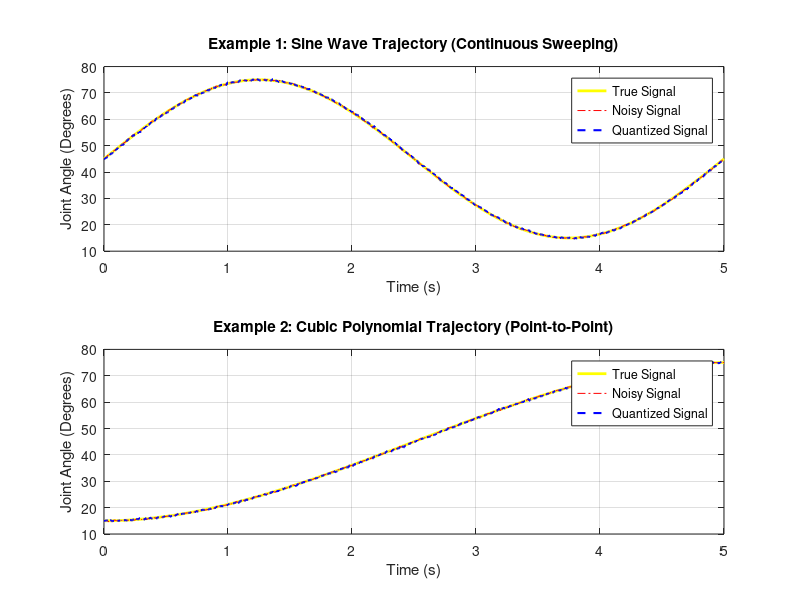

Reproduce this figure in MATLAB. (Note: this script raises an error after producing the figure.)
% =========================================================================
% Mini-Project 2: Robot Model, Workspace and Drive Feasibility
% File Name: MP2.m
% Mohammed Qasim Ghareeb
% ID/481017316
% S/11
% =========================================================================
clc; clear; close all;

%% 1. Student-Specific Data & Common Parameters
S = 11; % Student parameter

% Common Robot Data
L1 = 0.45; % m
L2 = 0.35; % m
G = 50;    % Gearbox ratio

% Encoder parameters
Nc = 4096; % decoded counts/rev

% Specific data based on S
rng_seed = 2200 + 31*S;
theta_s_deg = 20 + S;
tx = 0.30 + 0.002*S;
ty = 0.12 - 0.001*S;
q1_verify_deg = 25 + S;
q2_verify_deg = 35 + 0.5*S;
sigma_q_deg = 0.10 + 0.005*S;

% Convert to radians for computation
theta_s = deg2rad(theta_s_deg);
q1_verify = deg2rad(q1_verify_deg);
q2_verify = deg2rad(q2_verify_deg);
sigma_q = deg2rad(sigma_q_deg);

%% 2. Encoder Resolution and Quantization Bounds
% Motor-side and joint-side resolution
dTheta_m_rad = (2*pi) / Nc;
dTheta_m_deg = 360 / Nc;

dq_rad = dTheta_m_rad / G;
dq_deg = dTheta_m_deg / G;

disp('===============================================================');
disp('                    ENCODER RESOLUTION                         ');
disp('===============================================================');
fprintf('Motor-side resolution: %.6f rad/count (%.4f deg/count)\n', dTheta_m_rad, dTheta_m_deg);
fprintf('Joint-side resolution: %.6f rad/count (%.4f deg/count)\n', dq_rad, dq_deg);
fprintf('Max quantization error bound: +/- %.6f rad\n\n', dq_rad/2);

%% 3. Smooth Signal, Noise, and Quantization (Sine vs Polynomial)
rng(rng_seed); % Set random seed based on S for reproducibility
t = linspace(0, 5, 500); % Time from 0 to 5 s

% ==========================================
% Example 1: Sine Wave Trajectory (Continuous Sweep)
% ==========================================
q_sine_true = deg2rad(45) + deg2rad(30) * sin(2*pi*0.2*t);
q_sine_noisy = q_sine_true + sigma_q * randn(size(q_sine_true)); % Add noise[cite: 1]
q_sine_quantized = round(q_sine_noisy / dq_rad) * dq_rad; % Quantize[cite: 1]

% ==========================================
% Example 2: Cubic Polynomial Trajectory (Point-to-Point)
% ==========================================
q0 = deg2rad(15); % Start angle
qf = deg2rad(75); % End angle
u = t / 5;        % Normalized time (T = 5s)
s_cubic = 3*u.^2 - 2*u.^3; % Cubic zero-end-velocity law
q_poly_true = q0 + (qf - q0) * s_cubic;
q_poly_noisy = q_poly_true + sigma_q * randn(size(q_poly_true)); % Add noise[cite: 1]
q_poly_quantized = round(q_poly_noisy / dq_rad) * dq_rad; % Quantize[cite: 1]

% ==========================================
% Plotting Both Examples
% ==========================================
figure('Name', 'Encoder Signal Analysis (Sine vs Polynomial)', 'Color', 'w', 'Position', [100, 100, 800, 600]);

% Plot 1: Sine Wave
subplot(2, 1, 1);
plot(t, rad2deg(q_sine_true), 'y', 'LineWidth', 2); hold on;
plot(t, rad2deg(q_sine_noisy), 'r-.', 'MarkerSize', 5);
stairs(t, rad2deg(q_sine_quantized), 'b--', 'LineWidth', 1.5);
xlabel('Time (s)'); ylabel('Joint Angle (Degrees)');
title('Example 1: Sine Wave Trajectory (Continuous Sweeping)');
legend('True Signal', 'Noisy Signal', 'Quantized Signal', 'Location', 'best');
grid on;

% Plot 2: Cubic Polynomial
subplot(2, 1, 2);
plot(t, rad2deg(q_poly_true), 'y', 'LineWidth', 2); hold on;
plot(t, rad2deg(q_poly_noisy), 'r-.', 'MarkerSize', 5);
stairs(t, rad2deg(q_poly_quantized), 'b--', 'LineWidth', 1.5);
xlabel('Time (s)'); ylabel('Joint Angle (Degrees)');
title('Example 2: Cubic Polynomial Trajectory (Point-to-Point)');
legend('True Signal', 'Noisy Signal', 'Quantized Signal', 'Location', 'best');
grid on;
%% 4. Coordinate Frame Transformation
% Sensor frame points (homogeneous coordinates)
p1_s = [0.10; 0.02; 1];
p2_s = [0.16; -0.03; 1];
p3_s = [0.22; 0.04; 1];
P_s = [p1_s, p2_s, p3_s];

% Planar Transformation Matrix T_s^0
T_s0 = [cos(theta_s), -sin(theta_s), tx;
        sin(theta_s),  cos(theta_s), ty;
        0,             0,            1];

% Transform points to base frame
P_0 = T_s0 * P_s;

disp('===============================================================');
disp('                SENSOR TO BASE FRAME TRANSFORMATION            ');
disp('===============================================================');
fprintf('T_s^0 Matrix:\n');
disp(T_s0);
for i = 1:3
    fprintf('Point %d in Sensor Frame: [%.3f, %.3f, 1]^T \n', i, P_s(1,i), P_s(2,i));
    fprintf('Point %d in Base Frame:   [%.3f, %.3f, 1]^T \n\n', i, P_0(1,i), P_0(2,i));
end

%% 5. DH Representation and Verification
% Standard DH Table for Planar 2R Robot: [theta, d, a, alpha]
% Link 1: theta = q1, d = 0, a = L1, alpha = 0
% Link 2: theta = q2, d = 0, a = L2, alpha = 0

% Transformation Matrices at the verification pose using standard DH formulation
A1 = [cos(q1_verify), -sin(q1_verify), 0, L1*cos(q1_verify);
      sin(q1_verify),  cos(q1_verify), 0, L1*sin(q1_verify);
      0,               0,              1, 0;
      0,               0,              0, 1];

A2 = [cos(q2_verify), -sin(q2_verify), 0, L2*cos(q2_verify);
      sin(q2_verify),  cos(q2_verify), 0, L2*sin(q2_verify);
      0,               0,              1, 0;
      0,               0,              0, 1];

T0_2 = A1 * A2;

disp('===============================================================');
disp('                    DH MATRICES AT VERIFICATION POSE           ');
disp('===============================================================');
fprintf('A1 Matrix:\n'); disp(A1);
fprintf('A2 Matrix:\n'); disp(A2);
fprintf('T_0^2 Matrix:\n'); disp(T0_2);

%% 6. Mathematical Verification
tol = 1e-10; % Tolerance for numerical verification

R_T0_2 = T0_2(1:3, 1:3); % Extract rotation matrix from T_0^2
I3 = eye(3);
I4 = eye(4);

% Verify matrix properties
check1 = max(abs( (R_T0_2' * R_T0_2) - I3 ), [], 'all') < tol;
check2 = abs( det(R_T0_2) - 1 ) < tol;
check3 = max(abs( (inv(T0_2) * T0_2) - I4 ), [], 'all') < tol;

disp('===============================================================');
disp('                    NUMERICAL VERIFICATION                     ');
disp('===============================================================');
fprintf('Tolerance used: %e\n', tol);
if check1, fprintf('1. R^T * R = I verified successfully.\n'); else, fprintf('1. R^T * R = I FAILED.\n'); end
if check2, fprintf('2. det(R) = 1 verified successfully.\n'); else, fprintf('2. det(R) = 1 FAILED.\n'); end
if check3, fprintf('3. T^-1 * T = I verified successfully.\n'); else, fprintf('3. T^-1 * T = I FAILED.\n'); end
